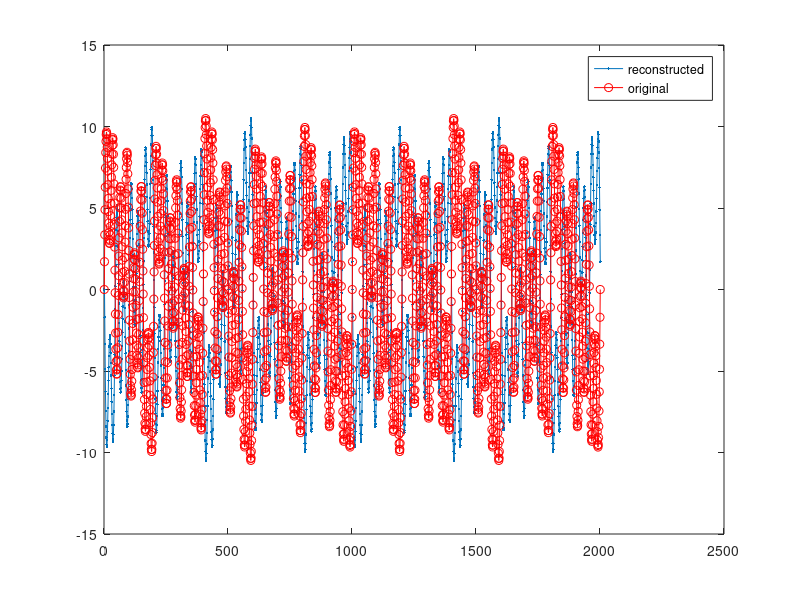

This figure's MATLAB source:
% Reconstruct a signal via inverse Fourier Transform


% create the signal
srate=1000;
time=-1:1/srate:1;

frex = [3 10 5 15 35];

signal = zeros(1, length(time))
for fi=1:length(frex)
    signal = signal + fi *sin(2*pi*time*frex(fi));
end


% Inverse the Fourier Transform
N = length(signal);
fourierTime = (0:N-1)/N;

reconSignal = zeros(size(signal));
fourierCoef = fft(signal)/N;

% lopp over frequencies

for fi=1:N
    fourierSine = fourierCoef(fi) * exp(-1i*2*pi*(fi-1).*fourierTime);

    reconSignal = reconSignal + fourierSine;
end

figure(5), clf
plot(real(reconSignal), '.-')
hold on
plot(signal, 'ro-')
zoom on
legend({'reconstructed', 'original'})
